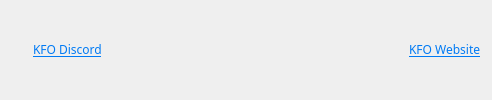
    <widget class="QWidget" name="top_layout" native="true">
     <property name="sizePolicy">
      <sizepolicy hsizetype="Preferred" vsizetype="Fixed">
       <horstretch>0</horstretch>
       <verstretch>0</verstretch>
      </sizepolicy>
     </property>
     <property name="styleSheet">
      <string notr="true">QWidget#top_layout {
background-color: rgb(17, 17, 17);
}</string>
     </property>
     <layout class="QHBoxLayout" name="horizontalLayout_3">
      <property name="spacing">
       <number>0</number>
      </property>
      <property name="sizeConstraint">
       <enum>QLayout::SetDefaultConstraint</enum>
      </property>
      <property name="topMargin">
       <number>5</number>
      </property>
      <property name="bottomMargin">
       <number>5</number>
      </property>
      <item>
       <layout class="QHBoxLayout" name="discord_layout">
        <property name="spacing">
         <number>0</number>
        </property>
        <property name="sizeConstraint">
         <enum>QLayout::SetDefaultConstraint</enum>
        </property>
        <property name="leftMargin">
         <number>0</number>
        </property>
        <property name="rightMargin">
         <number>229</number>
        </property>
        <item alignment="Qt::AlignRight|Qt::AlignVCenter">
         <widget class="QLabel" name="label_3">
          <property name="sizePolicy">
           <sizepolicy hsizetype="Fixed" vsizetype="Fixed">
            <horstretch>0</horstretch>
            <verstretch>0</verstretch>
           </sizepolicy>
          </property>
          <property name="minimumSize">
           <size>
            <width>18</width>
            <height>13</height>
           </size>
          </property>
          <property name="maximumSize">
           <size>
            <width>16</width>
            <height>14</height>
           </size>
          </property>
          <property name="baseSize">
           <size>
            <width>0</width>
            <height>0</height>
           </size>
          </property>
          <property name="text">
           <string/>
          </property>
          <property name="pixmap">
           <pixmap resource="../../resources.qrc">:/resource/ui/lobby_assets/discord-mark.png</pixmap>
          </property>
          <property name="scaledContents">
           <bool>true</bool>
          </property>
          <property name="alignment">
           <set>Qt::AlignCenter</set>
          </property>
          <property name="wordWrap">
           <bool>false</bool>
          </property>
          <property name="margin">
           <number>1</number>
          </property>
          <property name="indent">
           <number>-1</number>
          </property>
         </widget>
        </item>
        <item>
         <spacer name="horizontalSpacer_4">
          <property name="orientation">
           <enum>Qt::Horizontal</enum>
          </property>
          <property name="sizeType">
           <enum>QSizePolicy::Fixed</enum>
          </property>
          <property name="sizeHint" stdset="0">
           <size>
            <width>4</width>
            <height>12</height>
           </size>
          </property>
         </spacer>
        </item>
        <item alignment="Qt::AlignLeft">
         <widget class="QLabel" name="label_4">
          <property name="font">
           <font>
            <family>DM Sans</family>
           </font>
          </property>
          <property name="frameShape">
           <enum>QFrame::NoFrame</enum>
          </property>
          <property name="text">
           <string>&lt;html&gt;&lt;head/&gt;&lt;body&gt;&lt;p&gt;&lt;a href=&quot;http://discord.gg/6jk3bWS&quot;&gt;&lt;span style=&quot; text-decoration: underline; color:#007af4;&quot;&gt;KFO Discord&lt;/span&gt;&lt;/a&gt;&lt;/p&gt;&lt;/body&gt;&lt;/html&gt;</string>
          </property>
          <property name="openExternalLinks">
           <bool>true</bool>
          </property>
         </widget>
        </item>
       </layout>
      </item>
      <item>
       <layout class="QHBoxLayout" name="website_layout">
        <property name="spacing">
         <number>0</number>
        </property>
        <property name="sizeConstraint">
         <enum>QLayout::SetDefaultConstraint</enum>
        </property>
        <property name="leftMargin">
         <number>57</number>
        </property>
        <property name="rightMargin">
         <number>0</number>
        </property>
        <item alignment="Qt::AlignRight|Qt::AlignVCenter">
         <widget class="QLabel" name="label_9">
          <property name="sizePolicy">
           <sizepolicy hsizetype="Fixed" vsizetype="Fixed">
            <horstretch>0</horstretch>
            <verstretch>0</verstretch>
           </sizepolicy>
          </property>
          <property name="minimumSize">
           <size>
            <width>17</width>
            <height>17</height>
           </size>
          </property>
          <property name="maximumSize">
           <size>
            <width>16</width>
            <height>17</height>
           </size>
          </property>
          <property name="baseSize">
           <size>
            <width>0</width>
            <height>0</height>
           </size>
          </property>
          <property name="text">
           <string/>
          </property>
          <property name="pixmap">
           <pixmap resource="../../resources.qrc">:/resource/ui/lobby_assets/Icon_globe.png</pixmap>
          </property>
          <property name="scaledContents">
           <bool>true</bool>
          </property>
          <property name="alignment">
           <set>Qt::AlignCenter</set>
          </property>
          <property name="wordWrap">
           <bool>false</bool>
          </property>
          <property name="margin">
           <number>1</number>
          </property>
          <property name="indent">
           <number>-1</number>
          </property>
         </widget>
        </item>
        <item>
         <spacer name="horizontalSpacer_6">
          <property name="orientation">
           <enum>Qt::Horizontal</enum>
          </property>
          <property name="sizeType">
           <enum>QSizePolicy::Fixed</enum>
          </property>
          <property name="sizeHint" stdset="0">
           <size>
            <width>4</width>
            <height>12</height>
           </size>
          </property>
         </spacer>
        </item>
        <item alignment="Qt::AlignLeft">
         <widget class="QLabel" name="label_10">
          <property name="font">
           <font>
            <family>DM Sans</family>
           </font>
          </property>
          <property name="text">
           <string>&lt;html&gt;&lt;head/&gt;&lt;body&gt;&lt;p&gt;&lt;a href=&quot;https://crystalwarrior.github.io/KFO-website/&quot;&gt;&lt;span style=&quot; text-decoration: underline; color:#007af4;&quot;&gt;KFO Website&lt;/span&gt;&lt;/a&gt;&lt;/p&gt;&lt;/body&gt;&lt;/html&gt;</string>
          </property>
          <property name="openExternalLinks">
           <bool>true</bool>
          </property>
         </widget>
        </item>
       </layout>
      </item>
     </layout>
    </widget>
